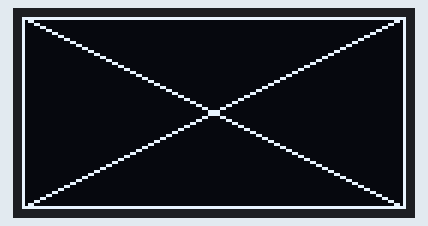
The sketch below on a simulated ESP32. Parts: 128×64 one-colour display. What the sketch prints to the serial monitor is not drawn.

Above: at 1.4 s.
At 4.2 s:
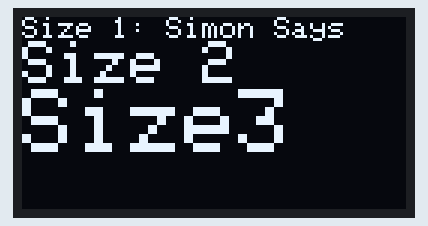
At 6.1 s:
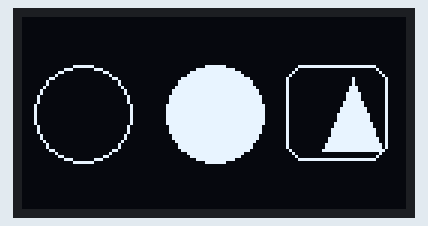
At 11.5 s:
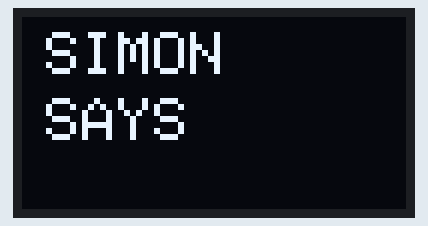
At 19.1 s:
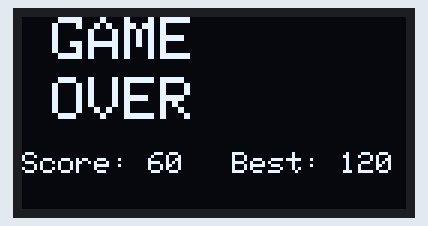
At 38.1 s:
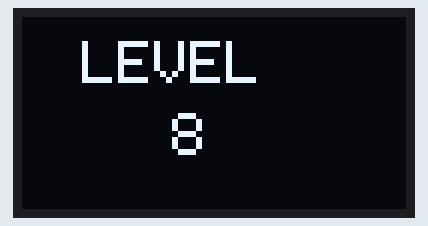

The sketch:

Test_OLED.ino
```cpp
// =====================================================
//  TEST 3  -  SSD1306 128x64 OLED (I2C)
//
//  What it checks
//    - the display answers on I2C (0x3C)
//    - every pixel works (full-white, border, checkerboard)
//    - text sizes, shapes and inversion render correctly
//    - all the game's screens look right
//
//  If the screen stays blank:
//    - try OLED_ADDR 0x3D
//    - run the I2C scan printed in the Serial Monitor
// =====================================================

#include <Arduino.h>
#include <Wire.h>
#include <Adafruit_GFX.h>
#include <Adafruit_SSD1306.h>

#define SDA_PIN 4       // D2
#define SCL_PIN 5       // D1

#define SCREEN_WIDTH  128
#define SCREEN_HEIGHT 64
#define OLED_RESET    -1
#define OLED_ADDR     0x3C

Adafruit_SSD1306 display(SCREEN_WIDTH, SCREEN_HEIGHT, &Wire, OLED_RESET);

// ---------- helpers ----------

void i2cScan() {
  Serial.println(F("I2C scan:"));
  int found = 0;
  for (uint8_t addr = 1; addr < 127; addr++) {
    Wire.beginTransmission(addr);
    if (Wire.endTransmission() == 0) {
      Serial.print(F("  device at 0x"));
      if (addr < 16) Serial.print('0');
      Serial.print(addr, HEX);
      if (addr == 0x3C || addr == 0x3D) Serial.print(F("  <- OLED"));
      if (addr >= 0x20 && addr <= 0x27) Serial.print(F("  <- PCF8574"));
      if (addr >= 0x38 && addr <= 0x3F && addr != 0x3C && addr != 0x3D)
        Serial.print(F("  <- PCF8574A"));
      Serial.println();
      found++;
    }
  }
  if (!found) Serial.println(F("  nothing found - check SDA/SCL/power"));
}

void caption(const char *text) {
  Serial.print(F("  screen: "));
  Serial.println(text);
}

// ---------- test screens ----------

void screenFillAndBorder() {
  caption("all pixels ON, then border");
  display.clearDisplay();
  display.fillRect(0, 0, 128, 64, SSD1306_WHITE);
  display.display();
  delay(900);

  display.clearDisplay();
  display.drawRect(0, 0, 128, 64, SSD1306_WHITE);      // all 4 edges must be visible
  display.drawLine(0, 0, 127, 63, SSD1306_WHITE);
  display.drawLine(127, 0, 0, 63, SSD1306_WHITE);
  display.display();
  delay(1200);
}

void screenCheckerboard() {
  caption("checkerboard (dead-pixel check)");
  for (int phase = 0; phase < 2; phase++) {
    display.clearDisplay();
    for (int y = 0; y < 64; y += 8)
      for (int x = 0; x < 128; x += 8)
        if (((x / 8) + (y / 8) + phase) % 2 == 0)
          display.fillRect(x, y, 8, 8, SSD1306_WHITE);
    display.display();
    delay(800);
  }
}

void screenTextSizes() {
  caption("text sizes 1-3");
  display.clearDisplay();
  display.setTextColor(SSD1306_WHITE);
  display.setTextSize(1);
  display.setCursor(0, 0);
  display.println(F("Size 1: Simon Says"));
  display.setTextSize(2);
  display.println(F("Size 2"));
  display.setTextSize(3);
  display.println(F("Size3"));
  display.display();
  delay(1800);
}

void screenShapes() {
  caption("shapes");
  display.clearDisplay();
  display.drawCircle(20, 32, 16, SSD1306_WHITE);
  display.fillCircle(64, 32, 16, SSD1306_WHITE);
  display.drawRoundRect(88, 16, 34, 32, 6, SSD1306_WHITE);
  display.fillTriangle(100, 44, 110, 20, 120, 44, SSD1306_WHITE);
  display.display();
  delay(1500);
}

void screenInvert() {
  caption("invert on / off");
  display.clearDisplay();
  display.setTextSize(2);
  display.setTextColor(SSD1306_WHITE);
  display.setCursor(12, 24);
  display.println(F("INVERT"));
  display.display();
  for (int i = 0; i < 3; i++) {
    display.invertDisplay(true);
    delay(400);
    display.invertDisplay(false);
    delay(400);
  }
}

void screenContrast() {
  caption("contrast sweep");
  display.clearDisplay();
  display.setTextSize(2);
  display.setTextColor(SSD1306_WHITE);
  display.setCursor(4, 24);
  display.println(F("CONTRAST"));
  display.display();
  for (int c = 255; c >= 0; c -= 15) { display.ssd1306_command(SSD1306_SETCONTRAST); display.ssd1306_command(c); delay(40); }
  for (int c = 0; c <= 255; c += 15) { display.ssd1306_command(SSD1306_SETCONTRAST); display.ssd1306_command(c); delay(40); }
  display.ssd1306_command(SSD1306_SETCONTRAST);
  display.ssd1306_command(0xCF);                        // library default
}

// ---------- the game's own screens ----------

void screenGameTitle() {
  caption("game: title");
  display.clearDisplay();
  display.setTextColor(SSD1306_WHITE);
  display.setTextSize(2);
  display.setCursor(8, 5);
  display.println(F("SIMON"));
  display.setCursor(8, 27);
  display.println(F("SAYS"));
  display.display();
  delay(1500);
}

void screenGameStart() {
  caption("game: start");
  display.clearDisplay();
  display.setTextSize(2);
  display.setCursor(10, 2);
  display.println(F("SIMON"));
  display.setCursor(10, 22);
  display.println(F("SAYS"));
  display.setTextSize(1);
  display.setCursor(20, 50);
  display.println(F("PRESS BUTTON"));
  display.display();
  delay(1500);
}

void screenGameWatch() {
  caption("game: watch");
  display.clearDisplay();
  display.setTextSize(1);
  display.setCursor(0, 0);
  display.print(F("SIMON SAYS"));
  display.setCursor(80, 0);
  display.print(F("LVL 7"));
  display.drawLine(0, 12, 127, 12, SSD1306_WHITE);
  display.setTextSize(2);
  display.setCursor(5, 20);
  display.print(F("SCORE"));
  display.setCursor(78, 20);
  display.print(60);
  display.setTextSize(1);
  display.setCursor(20, 50);
  display.println(F("WATCH..."));
  display.display();
  delay(1500);
}

void screenGameYourTurn() {
  caption("game: your turn");
  display.clearDisplay();
  display.setTextSize(1);
  display.setCursor(0, 0);
  display.print(F("LEVEL: 7"));
  display.setCursor(0, 15);
  display.print(F("SCORE: 60"));
  display.setTextSize(2);
  display.setCursor(15, 35);
  display.println(F("YOUR TURN"));
  display.display();
  delay(1500);
}

void screenGameLevelUp() {
  caption("game: level up");
  display.clearDisplay();
  display.setTextSize(2);
  display.setCursor(20, 8);
  display.println(F("LEVEL"));
  display.setCursor(50, 32);
  display.print(8);
  display.display();
  delay(1500);
}

void screenGameOver() {
  caption("game: game over");
  display.clearDisplay();
  display.setTextSize(2);
  display.setCursor(10, 0);
  display.println(F("GAME"));
  display.setCursor(10, 20);
  display.println(F("OVER"));
  display.setTextSize(1);
  display.setCursor(0, 45);
  display.print(F("Score: "));
  display.print(60);
  display.setCursor(70, 45);
  display.print(F("Best: "));
  display.print(120);
  display.display();
  delay(1800);
}

// ---------- Arduino ----------

void setup() {
  Serial.begin(115200);
  delay(300);
  Serial.println();
  Serial.println(F("=== SIMON SAYS : OLED TEST ==="));

  Wire.begin(SDA_PIN, SCL_PIN);
  i2cScan();

  if (!display.begin(SSD1306_SWITCHCAPVCC, OLED_ADDR)) {
    Serial.print(F("[FAIL] SSD1306 not found at 0x"));
    Serial.println(OLED_ADDR, HEX);
    Serial.println(F("       Try address 0x3D, and check SDA/SCL + 3.3V/GND."));
    while (true) delay(1000);
  }

  Serial.print(F("[ OK ] SSD1306 found at 0x"));
  Serial.println(OLED_ADDR, HEX);
}

void loop() {
  Serial.println(F("--- hardware screens ---"));
  screenFillAndBorder();
  screenCheckerboard();
  screenTextSizes();
  screenShapes();
  screenInvert();
  screenContrast();

  Serial.println(F("--- game screens ---"));
  screenGameTitle();
  screenGameStart();
  screenGameWatch();
  screenGameYourTurn();
  screenGameLevelUp();
  screenGameOver();

  Serial.println(F("--- cycle complete, repeating ---"));
}
```

Measured:
- what the display in image 0 shows lasts 1.2 s, from 1.3 s to 2.5 s
- what the display in image 1 shows lasts 1.8 s, from 4.2 s to 6.0 s
- what the display in image 2 shows lasts 1.5 s, from 6.0 s to 7.5 s
